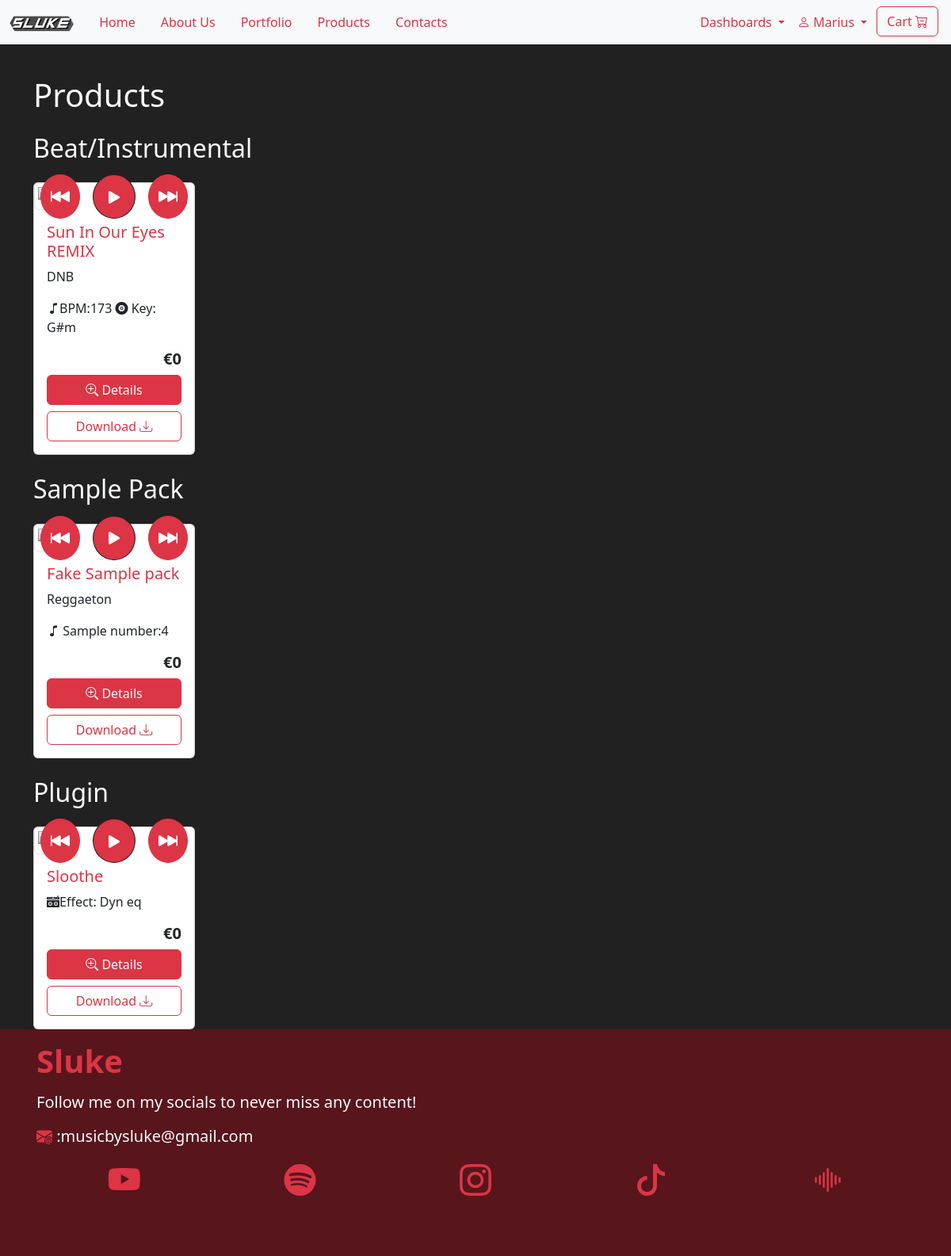
/FRONTEND/fdl.php (signed in), run on the app's committed database.
### tables this page shows
CREATE TABLE `type` (
  `id` int(11) NOT NULL,
  `name` varchar(20) NOT NULL,
  `descr` text NOT NULL
);

CREATE TABLE `product` (
  `id` varchar(10) NOT NULL,
  `title` varchar(50) NOT NULL,
  `type_id` int(11) NOT NULL,
  `descr` text NOT NULL,
  `bpm` int(11) DEFAULT NULL,
  `tonality` varchar(3) DEFAULT NULL,
  `genre` varchar(20) DEFAULT NULL,
  `num_sample` int(11) DEFAULT NULL,
  `num_tracks` int(11) DEFAULT NULL,
  `audiopath` varchar(255) DEFAULT NULL,
  `productpath` varchar(255) NOT NULL,
  `active` tinyint(1) NOT NULL DEFAULT 0
);

### COMMON/utility.php (the view, shortened to what this page needs)
<?php
function spawnProd3($row, $type, $conn)
{
    echo '<div class="col">
    <div class="card h-130 h-lg-150">
                    <div class="thumbnail position-relative">
                            <div class="position-absolute top-50 start-50 translate-middle d-flex gap-3">
                            <button type="button" onclick="rewind' . $row['id'] . '()" class="btn btn-primary border-primary rounded-circle ">
                                <i class="bi bi-skip-backward-fill fs-4"></i>
                            </button>
                            <button type="button" id="' . $row['id'] . 'playButton" onclick="play' . $row['id'] . '()" class="btn btn-primary border-dark rounded-circle ">
                                <i class="bi bi-play-fill fs-3" id="' . $row['id'] . 'playIcon"></i>
                            </button>
                            <button type="button" onclick="forward' . $row['id'] . '()" class="btn btn-primary border-primary rounded-circle ">
                                <i class="bi bi-skip-forward-fill fs-4"></i>
                            </button>
                        </div>
                    </div>
                        function play' . $row['id'] . '() {
                            const audio = document.getElementById("' . $row['id'] . 'audioPlayer");
                            const playButton = document.getElementById("' . $row['id'] . 'playButton");
                            const playIcon = document.getElementById("' . $row['id'] . 'playIcon");
                        function forward' . $row['id'] . '() {
                            const audio = document.getElementById("' . $row['id'] . 'audioPlayer");
                        function rewind' . $row['id'] . '() {
                            const audio = document.getElementById("' . $row['id'] .
        'audioPlayer");
                    <div class="card-body">
                        <h5 class="text-primary card-title ">' . $row['title'] . '</h5>';
    switch (true) {
        case $type == 1:
            echo ' <p class="card-text fw-light fs-6">' . $row['genre'] . '</p>
                    <p class="card-text fw-light fs-6"><i class="bi bi-music-note"></i>BPM:' . $row['bpm'] . '  <i class="bi bi-vinyl-fill"></i> Key: ' . $row['tonality'] . '</p>
            ';
            break;
        case $type == 2 || $type == 3:
            echo ' <p class="card-text fw-light fs-6">' . $row['genre'] . '</p>
                    <p class="card-text fw-light fs-6"><i class="bi bi-music-note"></i> Sample number:' . $row['num_sample'] . '</p>
            ';
            break;
        case $type == 4:
            echo ' <p class="card-text fw-light fs-6"><i class="bi bi-boombox-fill"></i>' . $row['genre'] . '</p>
            ';
            break;
    }
    echo '              <audio id="' . $row['id'] . 'audioPlayer" class="w-100">
                            <source src="' . $row['audiopath'] . '" type="audio/mpeg">
                        </audio>
                        <h5 class="fw-bold text-end">€' . $row['price'] . '</h5>
                        <div class="d-grid">
                            <button type="button" class="btn btn-primary mb-2" data-bs-toggle="modal" data-bs-target="#' . $row['id'] . 'details">
                            <i class="bi bi-zoom-in"></i> Details</button>
                            <a type="button" download href="' . $row['productpath'] . '" class="btn btn-outline-primary">Download <i class="bi bi-download"></i></a>
                        </div>
                        <div class="modal fade" id="' . $row['id'] . 'details" data-bs-backdrop="static" data-bs-keyboard="false" tabindex="-1" aria-labelledby="staticBackdropLabel" aria-hidden="true">
                        <div class="modal-dialog modal-dialog-centered modal-lg ">
                            <div class="modal-content">
                                <h1 class="modal-title fs-5" id="staticBackdropLabel">#' . $row['id'] . '</h1>
                            <div class="modal-body" id="modaldetails">
                                    <h4 class="text-light mb-3">' . $row['title'] . '</h4>
                                        <button type="button" onclick="rewindModal' . $row['id'] . '()" class="btn btn-primary border-primary rounded-circle ">
                                        </button>
                                        <button type="button" id="' . $row['id'] . 'playButtonModal" onclick="playModal' . $row['id'] . '()" class="btn btn-primary border-dark rounded-circle ">
                                            <i class="bi bi-play-fill fs-3" id="' . $row['id'] . 'playIconModal"></i>
                                        </button>
                                        <button type="button" onclick="forwardModal' . $row['id'] . '()" class="btn btn-primary border-primary rounded-circle ">
                                        </button>
                                    <input type="range" id="' . $row['id'] . 'timelineModal" class="form-range" value="0" min="0" step="0.1">
                                        const audioModal' . $row['id'] . ' = document.getElementById("' . $row['id'] . 'audioPlayer");
                                        const playButtonModal' . $row['id'] . ' = document.getElementById("' . $row['id'] . 'playButtonModal");
                                        const playIconModal' . $row['id'] . ' = document.getElementById("' . $row['id'] . 'playIconModal");
                                        const timelineModal' . $row['id'] . ' = document.getElementById("' . $row['id'] . 'timelineModal");
                                        function playModal' . $row['id'] . '() {
                                            if (audioModal' . $row['id'] . '.paused) {
                                                audioModal' . $row['id'] . '.play();
                                                playIconModal' . $row['id'] . '.classList.replace("bi-play-fill", "bi-pause-fill");
                                                audioModal' . $row['id'] . '.pause();
                                                playIconModal' . $row['id'] . '.classList.replace("bi-pause-fill", "bi-play-fill");
                                        function forwardModal' . $row['id'] . '() {
                                            audioModal' . $row['id'] . '.currentTime += 10;
                                        function rewindModal' . $row['id'] . '() {
                                            audioModal' . $row['id'] . '.currentTime -= 10;
                                        audioModal' . $row['id'] . '.addEventListener("timeupdate", () => {
                                            timelineModal' . $row['id'] . '.value = audioModal' . $row['id'] . '.currentTime;
                                        audioModal' . $row['id'] . '.addEventListener("loadedmetadata", () => {
                                            timelineModal' . $row['id'] . '.max = audioModal' . $row['id'] . '.duration;
                                        timelineModal' . $row['id'] . '.addEventListener("input", () => {
                                            audioModal' . $row['id'] . '.currentTime = timelineModal' . $row['id'] . '.value;
                                <div class="mb-3">
                                    <div class="row gy-3">
                                     <div class="col-md-6">
                                        <div class="input-group mb-3">
                                            <select id="type_' . $row['id'] . '" class="form-select" disabled id="typeselect">';
    echo '                   </select>
                                    </div>
                                </div>
                                <div class="col-md-6">
                                    <div class="input-group">
                                        <span class="input-group-text">';
    echo '</span>
                                        <input class="form-control" id="genre_' . $row['id'] . '" type="text" disabled value="' . $row['genre'] . '"  aria-label="genre">
                                        </div>
                                        </div>
                                    </div>
                                </div>
                                <div class="mb-3">
                                    <label for="descr" class="form-label">Description</label>
                                    <textarea class="form-control" style="resize:none" disabled id="descr_' . $row['id'] . '" rows="3">' . $row['descr'] . '</textarea>
                                </div>';
    echo '
                                        <div class="text-end ">
                                            <h2 class="tracking-widest"> € ' . $row['price'] . '</h2>
                                        </div>
                            <div class="modal-footer">
                                    <a type="button"  download href="' . $row['productpath'] . '"  class="btn btn-outline-primary">Download <i class="bi bi-download"></i></a>
                            </div>
                        </div>
                    </div>
                </div>
            </div>
        </div>
    </div>
</div>';
}

### FRONTEND/fdl.php (shortened to what this page needs)
<?php
include '../COMMON/utility.php';
if (!isset($_SESSION['username'])) {
    $_SESSION['redirect_to'] = $_SERVER['REQUEST_URI'];
    header("Location: ./login.php");
    exit();
} else {
    $conn = dbConnect();
}
?>
<!DOCTYPE html>
<html>
<head>
    <link rel="stylesheet" href="https://cdn.jsdelivr.net/npm/bootstrap-icons@1.11.3/font/bootstrap-icons.min.css">
    <link href="https://cdn.jsdelivr.net/npm/bootstrap@5.3.3/dist/css/bootstrap.min.css" rel="stylesheet">
    <link rel="stylesheet" href="../CSS/style.css">
    <link rel="stylesheet" href="../CSS/extra.css">
</head>
<body class="bg-dark text-light  mt-5 pt-5">
    <nav id="navbar" class="navbar navbar-expand-lg navbar-primary bg-light fixed-top">
        <div class="container-fluid justify-content-center">
            <a class="navbar-brand" href="../index.php#home">
                <img src="../IMG/LOGO_NEW-crop.png" alt="" height="20">
            </a>
            <div class="collapse navbar-collapse col-lg-10" id="navbarSupportedContent">
                <ul class="nav nav-pills text-center me-auto flex-column flex-lg-row">
                    <li class="nav-item mt-2 mt-md-0">
                        <a class="nav-link text-primary" aria-current="page" href="../index.php#home">Home</a>
                    </li>
                    <li class="nav-item">
                        <a class="nav-link text-primary" href="../index.php#aboutus">About Us</a>
                    </li>
                    <li class="nav-item">
                        <a class="nav-link text-primary" href="../index.php#portfolio">Portfolio</a>
                    </li>
                    <li class="nav-item">
                        <a class="nav-link  text-primary" href="./products.php">Products</a>
                    </li>
                    <li class="nav-item">
                        <a class="nav-link text-primary" href="#social">Contacts</a>
                    </li>
                </ul>
                <ul class="navbar-nav ms-auto text-center">
                    <?php
                    switch (true) {
                        case isset($_SESSION['admin']):
                            echo '
                            <li class="nav-item dropdown">
                            <a class="nav-link dropdown-toggle text-primary" href="" role="button" data-bs-toggle="dropdown" aria-expanded="false">
                                Dashboards
                            </a>
                            <ul class="dropdown-menu">
                                <li class="nav-item ms-2 mb-2"> <a class="nav-link text-primary" href="./productdashboard.php"> Product Dashboard
                                </a>
                            </li>
                                <li class="nav-item ms-2"> <a class="nav-link text-primary" href="./admindashboard.php"> Admin Dashboard
                                </a>
                            </li>
                            </ul>
                            </li>
                            ';
                        case isset($_SESSION['username']):
                            echo '<li class="nav-item dropdown"> <a class="nav-link dropdown-toggle text-primary" href="" role="button" data-bs-toggle="dropdown" aria-expanded="false"><i class="bi bi-person"></i>
                            ' . $_SESSION['username'] . '
                                        </a>
                                         <ul class="dropdown-menu">
                                    </li>
                                    <li class="nav-item ms-2 mb-2"><a class="nav-link text-secondary" href="">Free Downloads!</a>
                                    </li>
                                    </li>
                                    <li class="nav-item ms-2 mb-2"><a class="nav-link text-primary" href="./orders.php">Your orders</a>
                                    </li>
                                    <li class="nav-item ms-2"><a class="nav-link text-primary" href="../BACKEND/logout.php">Log out</a>
                                    </li>
                                    </ul>
                                    </li>
                                    <li class="nav-item mt-2 mt-md-0">
                                        <button class="btn btn-outline-primary mx-1 d-none d-md-block" type="button" data-bs-toggle="offcanvas" data-bs-target="#cart" aria-controls="offcanvasScrolling">Cart <i class="bi bi-cart-dash"></i></button>
                                    </li>
                                    </ul>
                                </div>
                                <button class="btn btn-outline-primary mx-3 d-md-none" type="button" data-bs-toggle="offcanvas" data-bs-target="#cart" aria-controls="offcanvasScrolling">Cart <i class="bi bi-cart-dash"></i></button>
                                    ';
                            break;
                    }
                    ?>
    </nav>
    <div class="container">
        <h1 class="">Products</h1>
        <?php
        $stmt1 = $conn->prepare('SELECT * FROM type');
        if ($stmt1->execute()) {
            $result1 = $stmt1->get_result();
            if ($result1->num_rows > 0) {
                while ($row1 = $result1->fetch_array(MYSQLI_ASSOC)) {
                    $stmt2 = $conn->prepare('SELECT product.*, list_prices.price, list_prices.date, list_prices.list_id FROM product JOIN type ON product.type_id = type.id JOIN list_prices ON product.id = list_prices.prod_id WHERE list_prices.price = 0 AND type.name = \'' . $row1['name'] . '\' AND list_prices.date = (
    SELECT MAX(date)
    FROM list_prices
    WHERE list_prices.prod_id = product.id
);');
                    if ($stmt2->execute()) {
                        $result2 = $stmt2->get_result();
                        if ($result2->num_rows > 0) {
                            echo ' <h2 class="my-4">' . $row1['name'] . '</h2>
                        <div class="row row-cols-1 row-cols-sm-2 row-cols-md-3 row-cols-lg-4 row-cols-xl-5  g-4">';
                            while ($row2 = $result2->fetch_array(MYSQLI_ASSOC)) {
                                spawnProd3($row2, $row1['id'], $conn);
                            }
                            echo ' </div>';
                        }
                    }
                }
            } else {
                echo "No content!!";
                return false;
            }
        } else {
            echo "Error in the connection phase";
            return false;
        }
        ?>
    </div>
    <?php include '../COMMON/footer.php'; ?>
</body>
</html>

### data on the page
type: name "Beat/Instrumental"
product: title "Sun In Our Eyes REMIX", genre "DNB", bpm "173", tonality "G#m", price "0"
type: name "Sample Pack"
product: title "Fake Sample pack", genre "Reggaeton", num_sample "4", price "0"
type: name "Plugin"
product: title "Sloothe", genre "Effect: Dyn eq", price "0"

### other printed values
$_SESSION['username'] "Marius"
